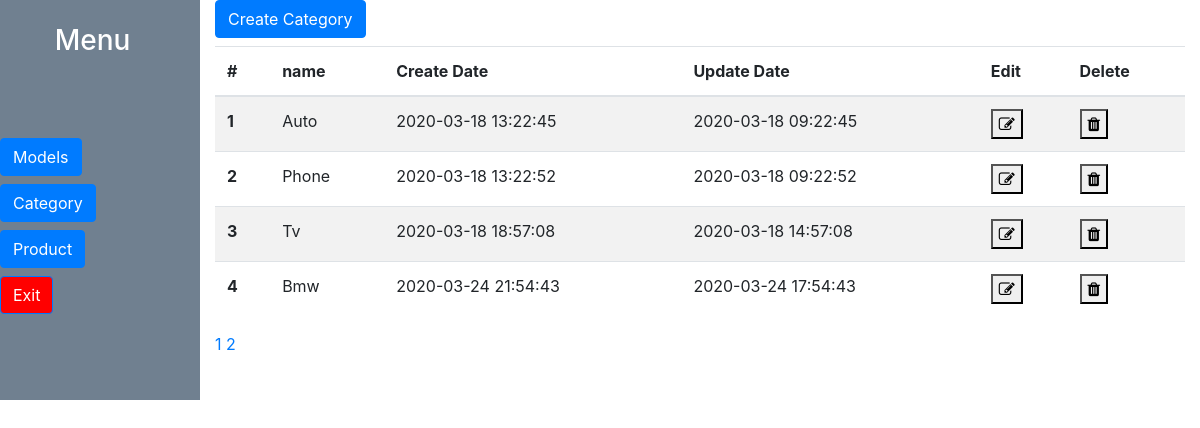
The app's page /cars.php (signed in) with its own data.
### tables this page shows
CREATE TABLE IF NOT EXISTS `categories` (
  `id` int(11) NOT NULL,
  `name` varchar(255) DEFAULT NULL,
  `create_time` datetime DEFAULT NULL,
  `update_time` timestamp NULL DEFAULT NULL ON UPDATE CURRENT_TIMESTAMP
);

### cars.php (the view, shortened to what this page needs)
<?php
include 'connect.php';
if (isset($_GET['page'])) {
    $page = $_GET['page'];
} else {
    $page = 1;
}
$notesOnePage = 4;
$from = ($page - 1) * $notesOnePage;
$cat = $conn->prepare("SELECT * FROM categories LIMIT $from,$notesOnePage");
$cat->execute();
$result = $cat->fetchAll(PDO::FETCH_ASSOC);
 ?>
    <!doctype html>
    <html lang="en">
    <head>
        <link rel="stylesheet" href="https://cdnjs.cloudflare.com/ajax/libs/font-awesome/4.7.0/css/font-awesome.min.css">
        <link rel="stylesheet" href="https://stackpath.bootstrapcdn.com/bootstrap/4.4.1/css/bootstrap.min.css"
>
        <link rel="stylesheet" href="css/style.css">
    </head>
    <body>
    <?php include "admin.php"; ?>
<div class="col-10">
    <a class="btn btn-primary mb-2" href="create_cat.php" role="button">Create Category</a>
        <table class="table table-striped">
            <thead>
            <tr>
                <th scope="col">#</th>
                <th scope="col">name</th>
                <th scope="col">Create Date</th>
                <th scope="col">Update Date</th>
                <th scope="col">Edit</th>
                <th scope="col">Delete</th>
            </tr>
            </thead>
            <tbody>
            <?php foreach ($result as $p): ?>
                <tr id="del<?=$p['id']?>">
                    <th scope="row"><?= $p['id'] ?></th>
                    <td><?= $p['name'] ?></td>
                    <td> <?= $p['create_time'] ?></td>
                    <td><?= $p['update_time'] ?></td>
                    <td>
                        <button type="button" class="change"><i class="fa fa-pencil-square-o edit" aria-hidden="true"></i></button>
                    </td>
                    <td>
                   <button type="button" class="delete" data-id="<?=$p['id']?>"><i class="fa fa-trash del" aria-hidden="true"></i></button>
                    </td>
                </tr>
            <?php endforeach; ?>
            </tbody>
        </table>
<?php $countPage = $conn->query("SELECT COUNT(id) as count FROM `categories`");
$countPage->execute();
$count =  $countPage->fetchAll(PDO::FETCH_ASSOC)[0]["count"];
$pagesCount = ceil($count / $notesOnePage);
for($i = 1;$i <= $pagesCount;$i++){
    if($page == $i){
        echo "<a href='?page=$i' class='act'>$i </a>";
    }else{
        echo "<a href='?page=$i'>$i </a>";
    }
} ?>
</div>
    </div>
    </div>
    </body>
</html>

### css/style.css (style rules this page uses)
.act { text-decoration: none; }

### records on screen
categories: id "1", name "Auto", create_time "2020-03-18 13:22:45", update_time "2020-03-18 09:22:45"
categories: id "2", name "Phone", create_time "2020-03-18 13:22:52", update_time "2020-03-18 09:22:52"
categories: id "3", name "Tv", create_time "2020-03-18 18:57:08", update_time "2020-03-18 14:57:08"
categories: id "4", name "Bmw", create_time "2020-03-24 21:54:43", update_time "2020-03-24 17:54:43"
